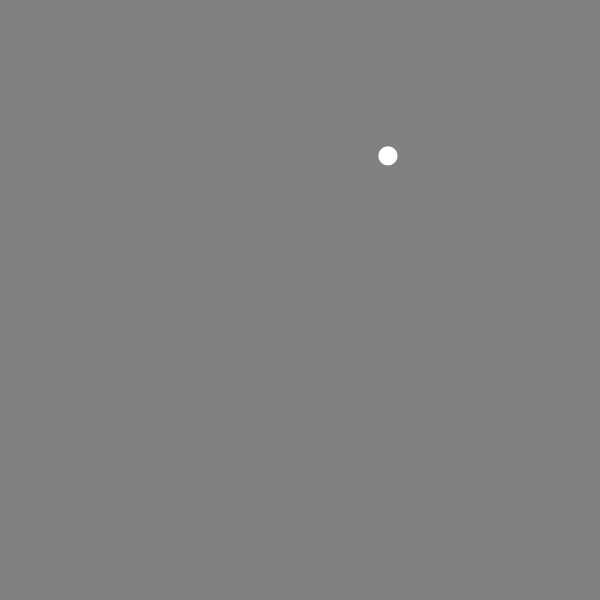
Frame 1 (no input)
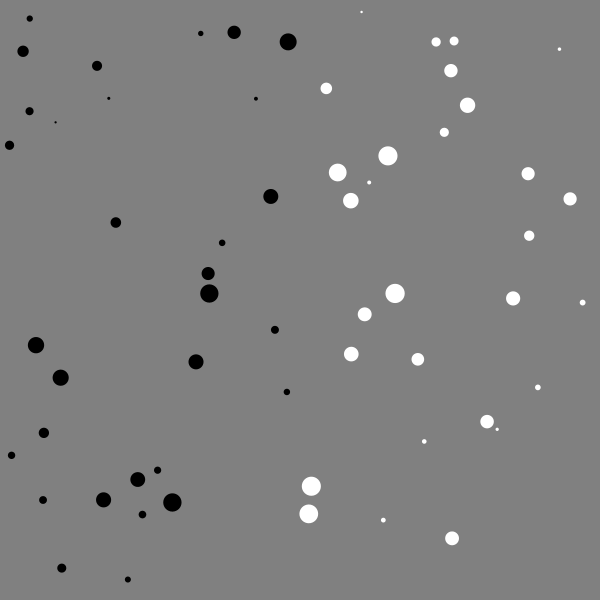
Frame 60 (the mouse pressed at the canvas centre just before this capture)
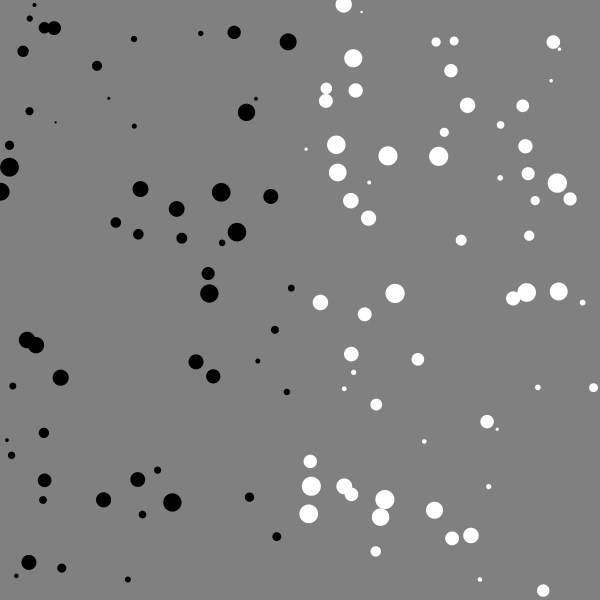
Frame 120 (the mouse held since frame 60 and released just before this capture)

The Processing sketch that drew these frames (run headless with seeded random() and noise(); from frame 60 on, the mouse is pressed at the canvas centre):

// Processing sketch: sketch_001_random_ellipse
// ── sketch_001_random_ellipse.pde
float x;
float y;
float w;

void setup(){
  size(600,600);
  background(128);
  
}

void draw(){
  x = random(0,width);
  y = random(0,height);
  w = random(2,20);
  
  noStroke();
  
  if(x < 300){
    //xが300未満だったら
    fill(0,0,0);
    
  }
  if(x>=300){
    //xが以上だったら
    fill(255,255,255);
  }
  ellipse(x, y, w, w);
  
  
}
